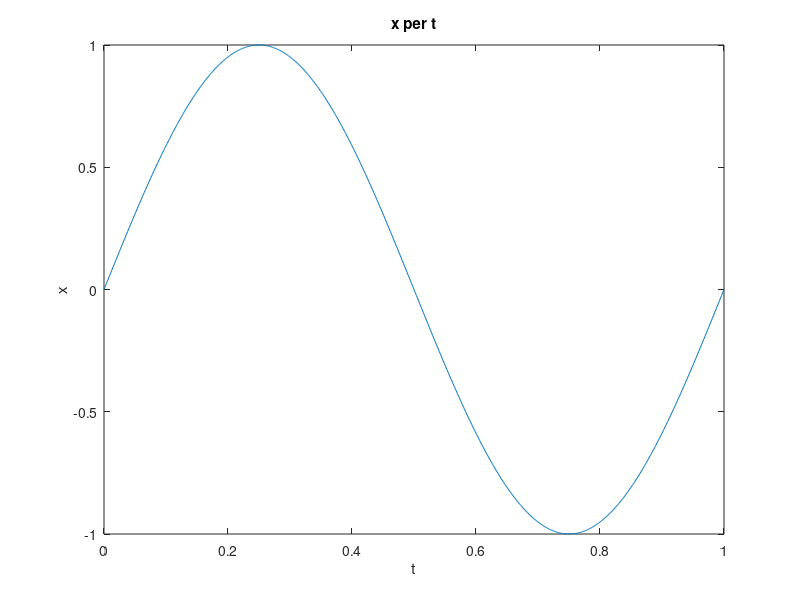
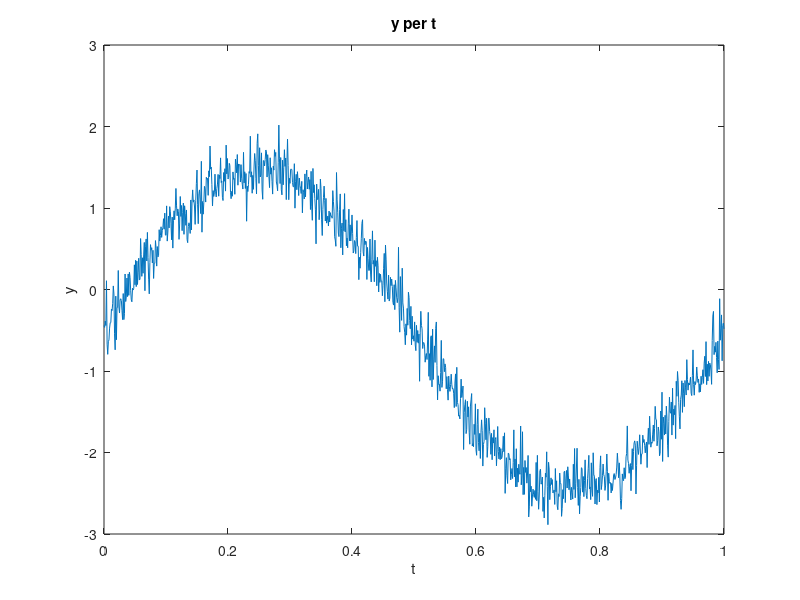
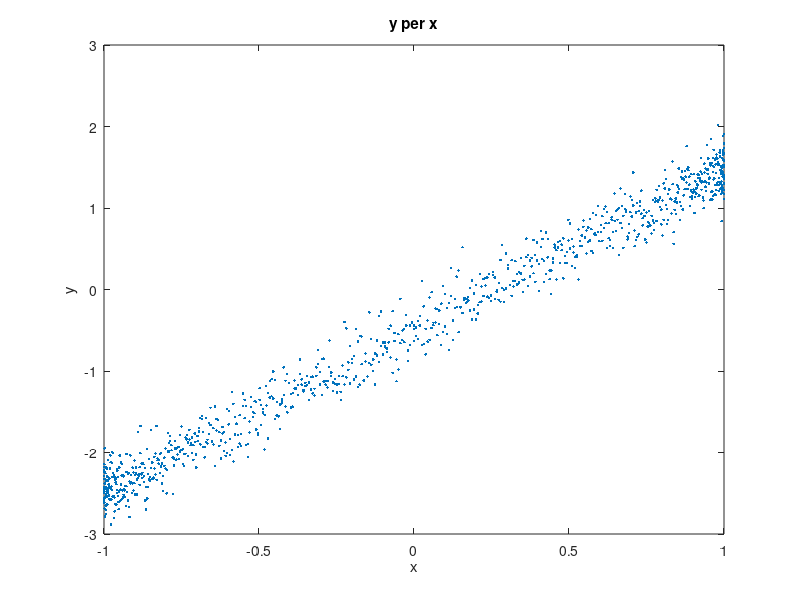

These charts were generated, in order, by the following MATLAB code: (Note: this script raises an error after producing the figures.)
clc, clearvars, close all;
load('p2.mat')
%% 2 - 1
figure;
plot(t, x);
xlabel("t"), ylabel("x"), title("x per t");
%% 2 - 2
figure;
plot(t, y);
xlabel("t"), ylabel("y"), title("y per t");
%% 2 - 3
figure;
plot(x, y, '.');
xlabel("x"), ylabel("y"), title("y per x");
%% 2 - 4
[alpha, beta] = p2_4(x, y)
figure;
plot(x, y, '.');
xlabel("x"), ylabel("y"), title("y per x and fitted curve");
hold on;
t1 = -1:0.001:1;
plot(t1, alpha .* t1 + beta, "Color", "Red", "LineWidth", 2);
legend("Data", "fitted line");
%% test
clc, clearvars, close all;

alphaTrue = 2.5;
betaTrue = 1.0;
t = 0:0.001:1;
x = sin(2 * pi * t);
y = alphaTrue * x + betaTrue;
noiseLevel = 0.1;
yNoisy = y + noiseLevel * randn(size(y));
[alphaEstimated, betaEstimated] = p2_4(x, yNoisy);
fprintf('real alpha %.4f estimated alpha %.4f\n', alphaTrue, alphaEstimated)
fprintf('real beta %.4f estimated beta %.4f\n', betaTrue, betaEstimated)
figure;
plot(x, yNoisy, '.');
xlabel("x"), ylabel("y"), title("y per x and fitted curve");
hold on;
plot(x, alphaEstimated * x + betaEstimated, 'r', 'LineWidth', 2);
legend("Data", "fitted line");
grid on;




